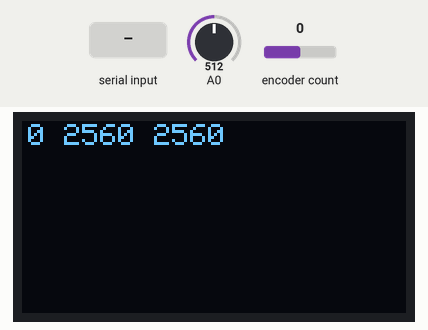
Bench run of a sketch on a simulated Arduino Uno, built with avr-gcc and run on an emulated ATmega328P. Shown: 128×64 one-colour display. The test bench sets the inputs (shaded band); at power-on: encoder count 0, A0 = 512. What the sketch prints to the serial monitor is not drawn.

Above: at 0.98 s.
1.3 s: "A" received over Serial
At 1.67 s:
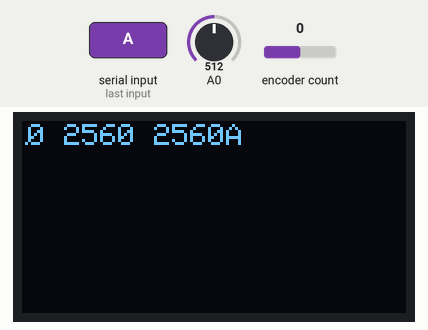
3.4 s: encoder count set to 1
At 3.98 s:
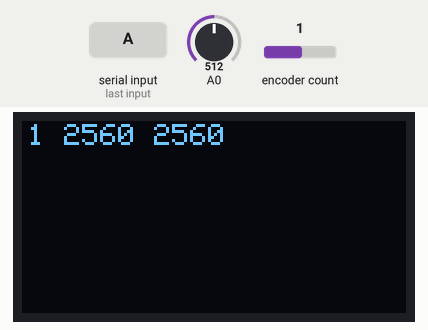
5.2 s: A0 set to 716
At 5.63 s:
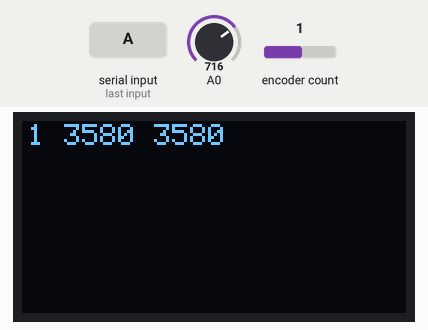
6.8 s: encoder count set to 2
At 7.28 s:
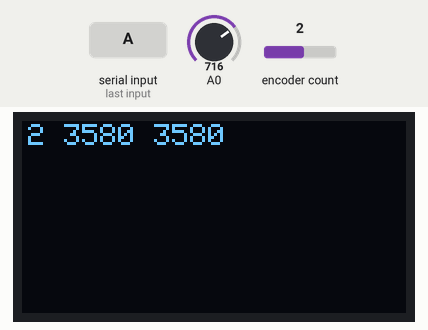
8.5 s: A0 set to 900
At 8.93 s:
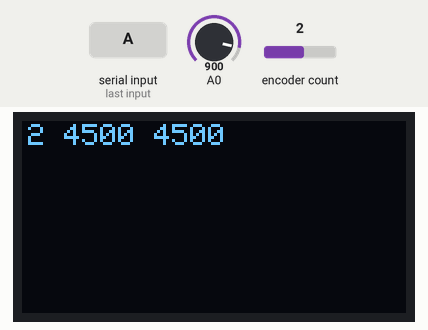
10.1 s: "A" received over Serial
At 10.61 s:
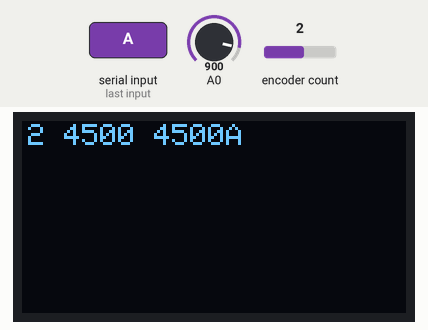

The sketch:

sketch_oled.ino
```cpp
#include <stdint.h>
#include <gfxfont.h>
#include <Adafruit_GFX.h>

#include <SPI.h>
#include <Wire.h>
#include <Adafruit_SSD1306.h>

#include <Encoder.h>

#define SSD1306_96_64
#define OLED_RESET 4
Adafruit_SSD1306 oled(OLED_RESET);

#define ROT_LEFT 9
#define ROT_RIGHT 7
#define ROT_PUSH 10

#define NOT_AN_INTERRUPT -1
volatile int encoder0Pos = 0;

void doRot() {
//  if (digitalRead(ROT_LEFT) == digitalRead(ROT_RIGHT)) {
//    encoder0Pos++;
//  } else {
//    encoder0Pos--;
//  }


  if (digitalRead(ROT_LEFT) == HIGH) {   // found a low-to-high on channel A
    if (digitalRead(ROT_RIGHT) == LOW) {  // check channel B to see which way
                                             // encoder is turning
      encoder0Pos = encoder0Pos - 1;         // CCW
    }
    else {
      encoder0Pos = encoder0Pos + 1;         // CW
    }
  }
  else                                        // found a high-to-low on channel A
  {
    if (digitalRead(ROT_RIGHT) == LOW) {   // check channel B to see which way
                                              // encoder is turning
      encoder0Pos = encoder0Pos + 1;          // CW
    }
    else {
      encoder0Pos = encoder0Pos - 1;          // CCW
    }

  }
}

Encoder rotEnc(0, 1);

void setup() {

  pinMode(8, OUTPUT);
  pinMode(9, OUTPUT);
  digitalWrite(8, LOW);
  digitalWrite(9, LOW);
//  pinMode(ROT_RIGHT, INPUT);
//  digitalWrite(ROT_RIGHT, HIGH);
//  pinMode(ROT_LEFT, INPUT);
//  digitalWrite(ROT_LEFT, HIGH);
//  pinMode(ROT_PUSH, INPUT);
//  digitalWrite(ROT_PUSH, HIGH);
//  attachInterrupt(digitalPinToInterrupt(7), doRot, CHANGE);


  Serial.begin(9600);
 // oled.begin(SSD1306_SWITCHCAPVCC, 0x78);  // initialize with the I2C addr 0x3D (for the 128x64)
  oled.begin();
  oled.clearDisplay();
  oled.setCursor(1,1);
  oled.setTextSize(1);
  oled.setTextColor(WHITE);
  oled.println("oi!FET meter");
  oled.display();
oled.dim(true);
}

int t=0;
void loop() {
  oled.drawPixel(1,1, WHITE);
  oled.display();
  delay(125);

  oled.drawPixel(1,1, BLACK);
  oled.display();
  delay(125);

  digitalWrite(9, LOW);
  digitalWrite(8, HIGH);
  uint16_t v1=analogRead(A0)*5;
  digitalWrite(8, LOW);
  digitalWrite(9, HIGH);
  uint16_t v2=analogRead(A0)*5;
  digitalWrite(9, LOW);
  digitalWrite(8, LOW);

  oled.fillRect(0,0,96,16, BLACK);
  oled.setCursor(2,1);
  oled.print(rotEnc.read()/4, DEC);
  oled.print(" ");
  oled.print(v1, DEC);
  oled.print(" ");
  oled.print(v2, DEC);
  oled.display();

  uint16_t v3 = 0;
  while (Serial.available() > 0) {
    char s = Serial.read();
    oled.println(s);
oled.display();
    if (s == 'A') {
    if (!(v1 == 0 && v2 == 0)) {
      t++;
      if (t>95) t=0;
      oled.drawPixel(t, 32-v2/100, WHITE);
   }


  Serial.write(0x02);
  Serial.write((uint8_t)1|(1<<7));
  Serial.write((uint8_t)0);

  Serial.write("    ");

  uint16_t v=rotEnc.read()/4;
  Serial.write(v>>8);
  Serial.write(v&0xff);

  Serial.write(v1>>8);
  Serial.write(v1&0xff);
  Serial.write(v2>>8);
  Serial.write(v2&0xff);
  Serial.write(v3>>8);
  Serial.write(v3&0xff);

  Serial.write("                        ");
  Serial.write((uint8_t)0);
  Serial.write((uint8_t)0);
  Serial.write((uint8_t)0);
  Serial.write((uint8_t)0);
  Serial.write((uint8_t)0);


  Serial.write((uint8_t)3);
}
}
}
```

Measured:
- after the input at 1.3 s, the display: first changes after 0.13 s (image 1 shows a later state)
- after the input at 3.4 s, the display: first differs from a run without the input after 0.34 s (image 2 shows a later state)
- after the input at 5.2 s, the display: first differs from a run without the input after 0.19 s (image 3 shows a later state)
- after the input at 6.8 s, the display: first differs from a run without the input after 0.25 s (image 4 shows a later state)
- after the input at 8.5 s, the display: first differs from a run without the input after 0.20 s (image 5 shows a later state)
- after the input at 10.1 s, the display: first differs from a run without the input after 0.27 s (image 6 shows a later state)
